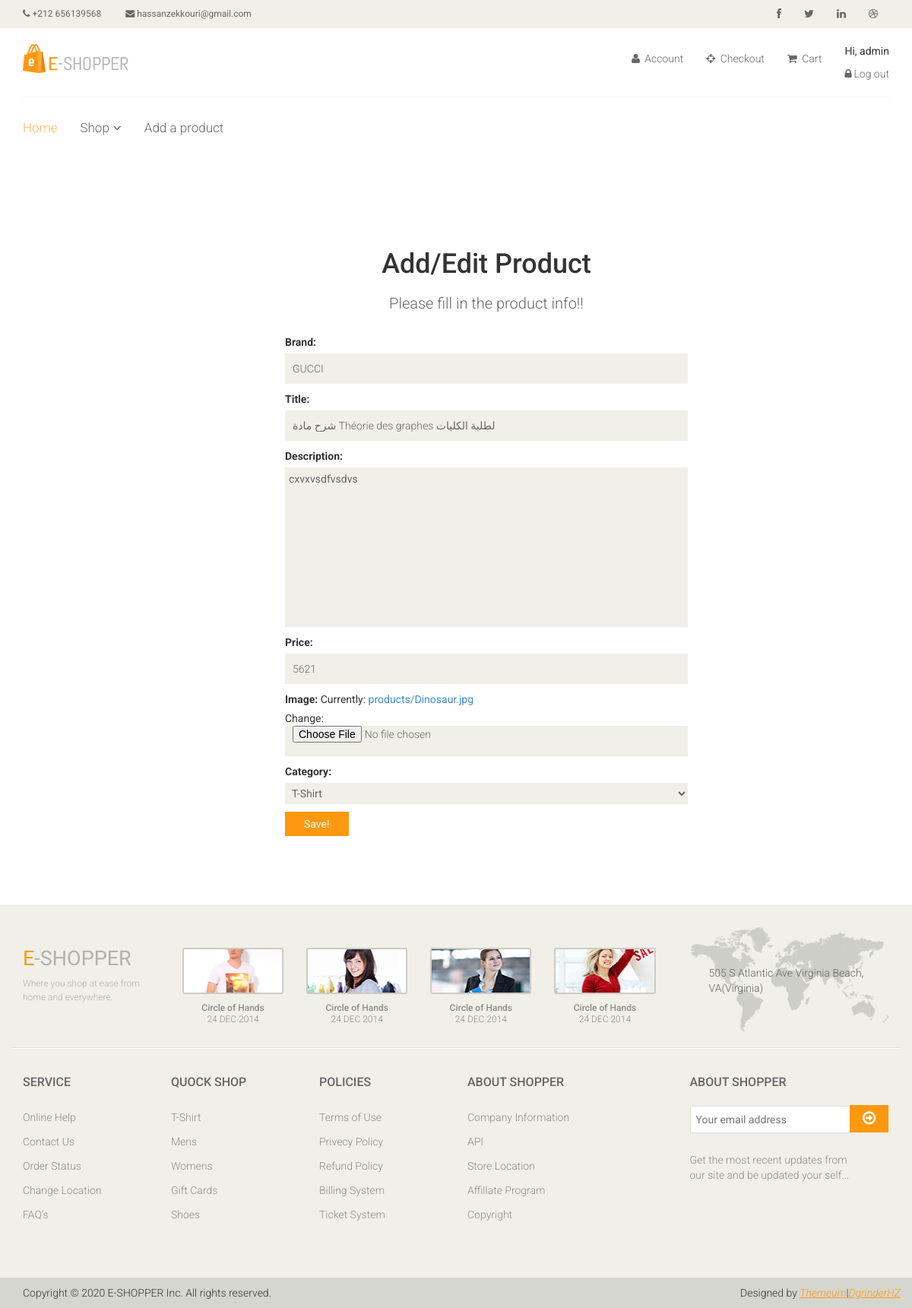
Page /products/edit/1/ (signed in) on the committed database.
### products/models.py (models this page shows, shortened)
class Product(models.Model):
    title = models.CharField(max_length=100)
    description = models.TextField(max_length=500, blank=True, null=True)
    price = models.PositiveIntegerField()
    created_at = models.DateTimeField(auto_now_add=True)
    brand = models.CharField(max_length=100)
    image = models.ImageField(upload_to='products', null=True)
    category = models.ForeignKey(Category, related_name='products', on_delete=models.CASCADE)

### categories/models.py (models this page shows)
class Category(models.Model):
    title = models.CharField(max_length=100)
    products_count = models.PositiveIntegerField(default=0)
    def __str__(self) -> str:
        return self.title

### products/views.py (the view)
# urls.py: path('products/edit/<int:pk>/', ProductUpdateView.as_view(success_url=reverse_lazy('products_list')), name='product_edit'),
class ProductUpdateView(UpdateView):
    model = Product
    form_class = AddProductForm
    template_name = "products/product-add.html"
    def dispatch(self, request, *args, **kwargs):
        if request.user.is_authenticated and request.user.is_superuser:
            return super().dispatch(request, *args, **kwargs)
        else:
            return redirect('products_list')

### products/forms.py
class AddProductForm(ModelForm):
    class Meta:
        model = Product
        fields = ('brand', 'title', 'description', 'price', 'image', 'category')

### templates/products/product-add.html (shortened to what this page needs)
{% extends "base.html" %}
{% block content %}
<main>
    <section id="form">
        <div class="col-sm-7 center">
            <div class="signup-form">
                <h1>Add/Edit Product</h1>
                <h2> Please fill in the product info!!</h2>
                <form action="" method="post" enctype="multipart/form-data" class="label-left">
                    {{ form.as_p }}
                    <button type="submit" class="btn btn-default">Save!</button>
                </form>
            </div>
        </div>
    </section>
</main>
{% endblock %}

### templates/base.html (shortened to what this page needs)
{% load static %}
<!DOCTYPE html>
<html lang="en">
<head>
    <link href="{% static 'css/bootstrap.min.css' %}" rel="stylesheet">
    <link href="{% static 'css/font-awesome.min.css' %}" rel="stylesheet">
    <link href="{% static 'css/prettyPhoto.css' %}" rel="stylesheet">
    <link href="{% static 'css/price-range.css' %}" rel="stylesheet">
    <link href="{% static 'css/animate.css' %}" rel="stylesheet">
    <link href="{% static 'css/main.css' %}" rel="stylesheet">
    <link href="{% static 'css/responsive.css' %}" rel="stylesheet">
</head>
<body>
    <header id="header">
        <div class="header_top">
            <div class="container">
                <div class="row">
                    <div class="col-sm-6">
                        <div class="contactinfo">
                            <ul class="nav nav-pills">
                                <li><a href="#"><i class="fa fa-phone"></i> +212 656139568</a></li>
                                <li><a href="#"><i class="fa fa-envelope"></i> hassanzekkouri@gmail.com</a></li>
                            </ul>
                        </div>
                    </div>
                    <div class="col-sm-6">
                        <div class="social-icons pull-right">
                            <ul class="nav navbar-nav">
                                <li><a href="https://web.facebook.com/zeekzone" target="_blank"><i class="fa fa-facebook"></i></a></li>
                                <li><a href="https://twitter.com/zeek_zone" target="_blank"><i class="fa fa-twitter"></i></a></li>
                                <li><a href="https://www.linkedin.com/in/hassan-zekkouri-3b9393136/" target="_blank"><i class="fa fa-linkedin"></i></a></li>
                                <li><a href="https://dribbble.com/DgrinderHZ/shots" target="_blank"><i class="fa fa-dribbble"></i></a></li>
                            </ul>
                        </div>
                    </div>
                </div>
            </div>
        </div>
        <div class="header-middle">
            <div class="container">
                <div class="row">
                    <div class="col-sm-4">
                        <div class="logo pull-left">
                            <a href="{% url 'home' %}"><img src="{% static 'images/home/logo.png' %}" alt="" /></a>
                        </div>
                    </div>
                    <div class="col-sm-8">
                        <div class="shop-menu pull-right">
                            <ul class="nav navbar-nav">
                                <li><a href="{% url 'user_detail' %}"><i class="fa fa-user"></i> Account</a></li>
                                <li><a href="{% url 'order' %}"><i class="fa fa-crosshairs"></i> Checkout</a></li>
                                <li>
                                    <a href="{% url 'cart' %}">
                                        <i class="fa fa-shopping-cart"></i>
                                        Cart
                                    </a>
                                </li>
                                <li>
                                    {% if user.is_authenticated %}
                                    <p>Hi, {{ user.username }}</p>
                                    <a href="{% url 'logout' %}"><i class="fa fa-lock"></i>Log out</a>
                                    {% else  %}
                                    <a href="{% url 'login' %}"><i class="fa fa-lock"></i>Log in</a>
                                    {% endif %}
                                </li>
                            </ul>
                        </div>
                    </div>
                </div>
            </div>
        </div>
        <div class="header-bottom">
            <div class="container">
                <div class="row">
                    <div class="col-sm-9">
                        <div class="mainmenu pull-left">
                            <ul class="nav navbar-nav collapse navbar-collapse">
                                <li><a href="{% url 'home' %}" class="active">Home</a></li>
                                <li class="dropdown"><a href="#">Shop<i class="fa fa-angle-down"></i></a>
                                </li>
                                {% if user.is_superuser%}
                                <li><a href="{% url 'product_add' %}">Add a product</a></li>
                                {% endif %}
                            </ul>
                        </div>
                    </div>
                </div>
            </div>
        </div>
    </header>
    {% block content %}
    {% endblock %}
    <footer id="footer">
		<div class="footer-top">
			<div class="container">
				<div class="row">
					<div class="col-sm-2">
						<div class="companyinfo">
							<h2><span>e</span>-shopper</h2>
							<p>Where you shop at ease from home and everywhere.</p>
						</div>
					</div>
					<div class="col-sm-7">
						<div class="col-sm-3">
							<div class="video-gallery text-center">
								<a href="https://www.youtube.com/watch?v=r-9tRdQ_74Y" target="_blank">
									<div class="iframe-img">
										<img src="{% static 'images/home/iframe1.png' %}" alt="" />
									</div>
								</a>
								<p>Circle of Hands</p>
								<h2>24 DEC 2014</h2>
							</div>
						</div>
						<div class="col-sm-3">
							<div class="video-gallery text-center">
								<a href="https://www.youtube.com/watch?v=r-9tRdQ_74Y" target="_blank">
									<div class="iframe-img">
										<img src="{% static 'images/home/iframe2.png' %}" alt="" />
									</div>
								</a>
								<p>Circle of Hands</p>
								<h2>24 DEC 2014</h2>
							</div>
						</div>
						<div class="col-sm-3">
							<div class="video-gallery text-center">
								<a href="https://www.youtube.com/watch?v=r-9tRdQ_74Y" target="_blank">
									<div class="iframe-img">
										<img src="{% static 'images/home/iframe3.png' %}" alt="" />
									</div>
								</a>
								<p>Circle of Hands</p>
								<h2>24 DEC 2014</h2>
							</div>
						</div>
						<div class="col-sm-3">
							<div class="video-gallery text-center">
								<a href="https://www.youtube.com/watch?v=r-9tRdQ_74Y" target="_blank">
									<div class="iframe-img">
										<img src="{% static 'images/home/iframe4.png' %}" alt="" />
									</div>
								</a>
								<p>Circle of Hands</p>
								<h2>24 DEC 2014</h2>
							</div>
						</div>
					</div>
					<div class="col-sm-3">
						<div class="address">
							<img src="{% static 'images/home/map.png' %}" alt="" />
							<p>505 S Atlantic Ave Virginia Beach, VA(Virginia)</p>
						</div>
					</div>
				</div>
			</div>
		</div>
		<div class="footer-widget">
			<div class="container">
				<div class="row">
					<div class="col-sm-2">
						<div class="single-widget">
							<h2>Service</h2>
							<ul class="nav nav-pills nav-stacked">
								<li><a href="#">Online Help</a></li>
								<li><a href="#">Contact Us</a></li>
								<li><a href="#">Order Status</a></li>
								<li><a href="#">Change Location</a></li>
								<li><a href="#">FAQ’s</a></li>
							</ul>
						</div>
					</div>
					<div class="col-sm-2">
						<div class="single-widget">
							<h2>Quock Shop</h2>
							<ul class="nav nav-pills nav-stacked">
								<li><a href="#">T-Shirt</a></li>
								<li><a href="#">Mens</a></li>
								<li><a href="#">Womens</a></li>
								<li><a href="#">Gift Cards</a></li>
								<li><a href="#">Shoes</a></li>
							</ul>
						</div>
					</div>
					<div class="col-sm-2">
						<div class="single-widget">
							<h2>Policies</h2>
							<ul class="nav nav-pills nav-stacked">
								<li><a href="#">Terms of Use</a></li>
								<li><a href="#">Privecy Policy</a></li>
								<li><a href="#">Refund Policy</a></li>
								<li><a href="#">Billing System</a></li>
								<li><a href="#">Ticket System</a></li>
							</ul>
						</div>
					</div>
					<div class="col-sm-2">
						<div class="single-widget">
							<h2>About Shopper</h2>
							<ul class="nav nav-pills nav-stacked">
								<li><a href="#">Company Information</a></li>
								<li><a href="{% url 'api' %}">API</a></li>
								<li><a href="#">Store Location</a></li>
								<li><a href="#">Affillate Program</a></li>
								<li><a href="#">Copyright</a></li>
							</ul>
						</div>
					</div>
					<div class="col-sm-3 col-sm-offset-1">
						<div class="single-widget">
							<h2>About Shopper</h2>
							<form action="#" class="searchform">
								<input type="text" placeholder="Your email address" />
								<button type="submit" class="btn btn-default"><i class="fa fa-arrow-circle-o-right"></i></button>
								<p>Get the most recent updates from <br />our site and be updated your self...</p>
							</form>
						</div>
					</div>
				</div>
			</div>
		</div>
		<div class="footer-bottom">
			<div class="container">
				<div class="row">
					<p class="pull-left">Copyright © 2020 E-SHOPPER Inc. All rights reserved.</p>
					<p class="pull-right">Designed by <span><a target="_blank" href="http://www.themeum.com">Themeum</a>|<a target="_blank" href="https://github.com/DgrinderHZ">DgrinderHZ</a></span></p>
				</div>
			</div>
		</div>
	</footer>
</body>
</html>
</html>

### rows in the picture
Product: brand "GUCCI", title "شرح مادة Théorie des graphes لطلبة الكليات", description "cxvxvsdfvsdvs", price "5621", category "T-Shirt"

### other values in the picture
{{ user.username }} "admin"
